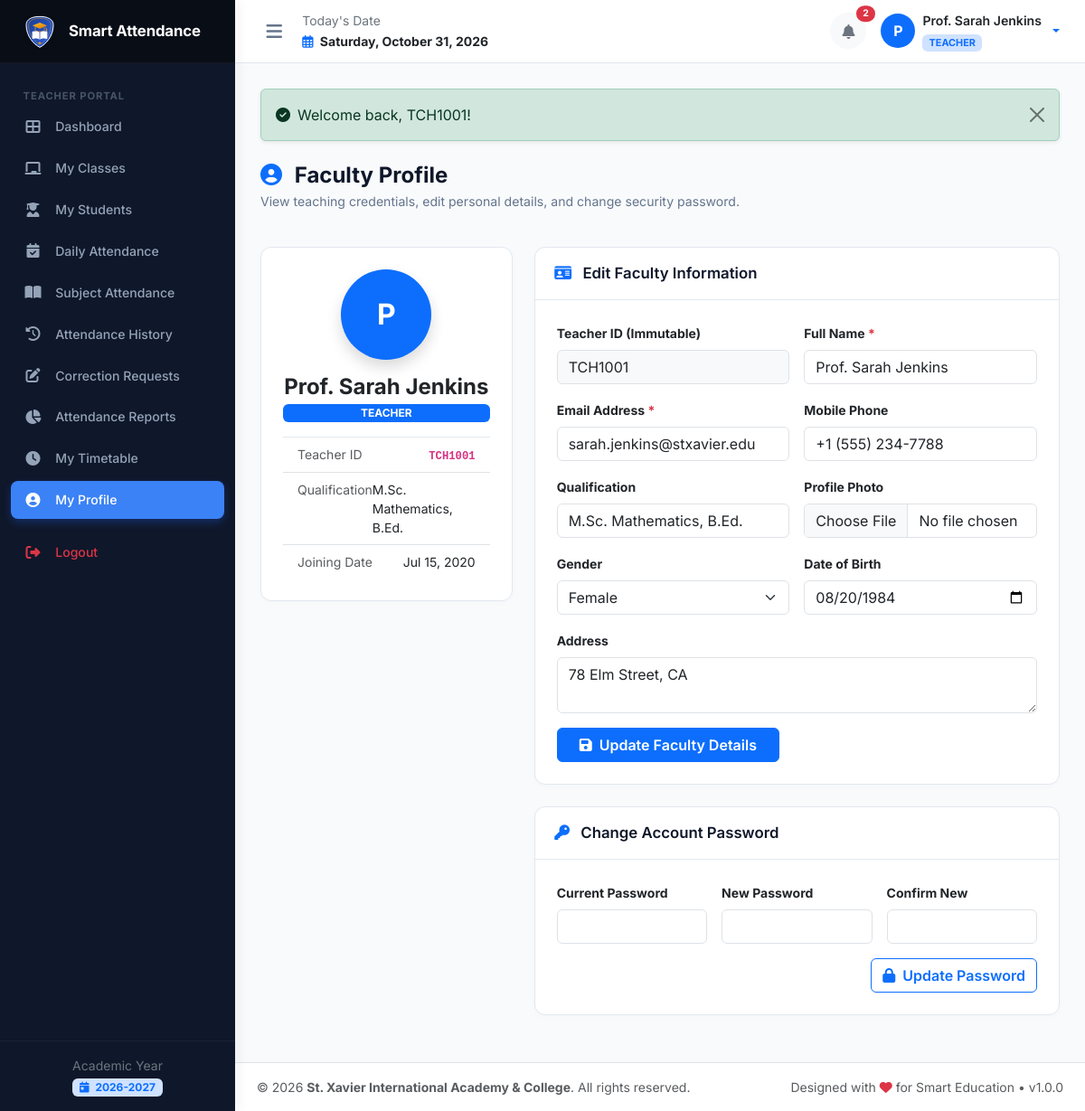
Screenshot of /teacher/profile.php (signed in) with the database file from the repository.
### tables this page shows
CREATE TABLE `academic_years` (
  `id` INT AUTO_INCREMENT PRIMARY KEY,
  `name` VARCHAR(50) NOT NULL UNIQUE,
  `start_date` DATE NOT NULL,
  `end_date` DATE NOT NULL,
  `is_current` TINYINT(1) NOT NULL DEFAULT 0,
  `status` ENUM('active', 'archived') NOT NULL DEFAULT 'active',
  `created_at` TIMESTAMP DEFAULT CURRENT_TIMESTAMP
);

CREATE TABLE `teachers` (
  `id` INT AUTO_INCREMENT PRIMARY KEY,
  `user_id` INT NOT NULL UNIQUE,
  `teacher_id` VARCHAR(50) NOT NULL UNIQUE,
  `full_name` VARCHAR(150) NOT NULL,
  `photo` VARCHAR(255) NULL,
  `dob` DATE NULL,
  `gender` ENUM('male', 'female', 'other') DEFAULT 'female',
  `email` VARCHAR(120) NULL,
  `mobile` VARCHAR(25) NULL,
  `qualification` VARCHAR(150) NULL,
  `address` TEXT NULL,
  `joining_date` DATE NULL,
  `created_at` TIMESTAMP DEFAULT CURRENT_TIMESTAMP,
  `updated_at` TIMESTAMP DEFAULT CURRENT_TIMESTAMP ON UPDATE CURRENT_TIMESTAMP,
  FOREIGN KEY (`user_id`) REFERENCES `users`(`id`) ON DELETE CASCADE
);

### teacher/profile.php (the view, shortened to what the rows shown need)
<?php
require_once __DIR__ . '/../includes/functions.php';
require_once __DIR__ . '/../includes/auth.php';
$pdo = get_db_connection();
$currentUserId = (int)$_SESSION['user']['id'];
$tStmt = $pdo->prepare("SELECT t.*, u.user_id, u.status, u.last_login
                        FROM teachers t
                        JOIN users u ON t.user_id = u.id
                        WHERE t.user_id = ?");
$tStmt->execute([$currentUserId]);
$profile = $tStmt->fetch();
require_once __DIR__ . '/../includes/header.php';
require_once __DIR__ . '/../includes/sidebar.php';
require_once __DIR__ . '/../includes/navbar.php';
?>
<div class="page-header">
  <div>
    <h1 class="page-title"><i class="fas fa-user-circle me-2 text-primary"></i> Faculty Profile</h1>
  </div>
</div>
<div class="row g-4">
  <div class="col-lg-4">
    <div class="card card-custom text-center p-4">
      <?php if (!empty($profile['photo'])): ?>
        <img src="<?= BASE_URL ?>/<?= e($profile['photo']) ?>" alt="Avatar" class="rounded-circle shadow mx-auto mb-3" style="width: 100px; height: 100px; object-fit: cover;">
      <?php else: ?>
        <div class="bg-primary text-white rounded-circle d-flex align-items-center justify-content-center mx-auto mb-3 shadow fs-2 fw-bold" style="width: 100px; height: 100px;">
          <?= strtoupper(substr($profile['full_name'] ?? 'T', 0, 1)) ?>
        </div>
      <?php endif; ?>
      <h4 class="fw-bold text-dark mb-1"><?= e($profile['full_name']) ?></h4>
      <div class="badge bg-primary text-uppercase px-3 py-1 mb-3">Teacher</div>
      <ul class="list-group list-group-flush text-start small">
        <li class="list-group-item d-flex justify-content-between">
          <strong><code><?= e($profile['teacher_id'] ?? $profile['user_id']) ?></code></strong>
        </li>
        <li class="list-group-item d-flex justify-content-between">
          <span class="text-muted">Qualification</span>
          <span><?= e($profile['qualification'] ?? '-') ?></span>
        </li>
        <li class="list-group-item d-flex justify-content-between">
          <span class="text-muted">Joining Date</span>
          <span><?= format_date($profile['joining_date']) ?></span>
        </li>
      </ul>
    </div>
  </div>
  <div class="col-lg-8">
    <div class="card card-custom mb-4">
      <div class="card-body p-4">
        <form method="POST" action="" enctype="multipart/form-data">
          <div class="row g-3 mb-3">
            <div class="col-md-6">
              <label class="form-label small fw-bold">Teacher ID (Immutable)</label>
              <input type="text" class="form-control bg-light" value="<?= e($profile['teacher_id'] ?? $profile['user_id']) ?>" readonly>
            </div>
            <div class="col-md-6">
              <label class="form-label small fw-bold">Full Name <span class="text-danger">*</span></label>
              <input type="text" name="full_name" class="form-control" value="<?= e($profile['full_name']) ?>" required>
            </div>
          </div>
          <div class="row g-3 mb-3">
            <div class="col-md-6">
              <label class="form-label small fw-bold">Email Address <span class="text-danger">*</span></label>
              <input type="email" name="email" class="form-control" value="<?= e($profile['email']) ?>" required>
            </div>
            <div class="col-md-6">
              <label class="form-label small fw-bold">Mobile Phone</label>
              <input type="tel" name="mobile" class="form-control" value="<?= e($profile['mobile']) ?>">
            </div>
          </div>
          <div class="row g-3 mb-3">
            <div class="col-md-6">
              <label class="form-label small fw-bold">Qualification</label>
              <input type="text" name="qualification" class="form-control" value="<?= e($profile['qualification'] ?? '') ?>">
            </div>
          </div>
          <div class="row g-3 mb-3">
            <div class="col-md-6">
              <label class="form-label small fw-bold">Gender</label>
              <select name="gender" class="form-select">
                <option value="female" <?= ($profile['gender'] === 'female') ? 'selected' : '' ?>>Female</option>
              </select>
            </div>
            <div class="col-md-6">
              <label class="form-label small fw-bold">Date of Birth</label>
              <input type="date" name="dob" class="form-control" value="<?= e($profile['dob'] ?? '') ?>">
            </div>
          </div>
          <div class="mb-3">
            <label class="form-label small fw-bold">Address</label>
            <textarea name="address" class="form-control" rows="2"><?= e($profile['address']) ?></textarea>
          </div>
        </form>
      </div>
    </div>
  </div>
</div>
<?php require_once __DIR__ . '/../includes/footer.php'; ?>

### includes/sidebar.php (shortened to what the rows shown need)
<aside class="app-sidebar" id="appSidebar">
  <div class="sidebar-footer text-center">
    <small class="text-secondary d-block">Academic Year</small>
    <span class="badge bg-primary-subtle text-primary mt-1">
      <i class="fas fa-calendar-day me-1"></i> <?= e(get_active_academic_year()['name'] ?? '2026-2027') ?>
    </span>
  </div>
</aside>

### includes/navbar.php (shortened to what the rows shown need)
<?php
$user = current_user();
?>
<div class="app-main">
  <header class="app-navbar no-print">
    <div class="d-flex align-items-center gap-3">
      <div class="dropdown">
        <a href="#" class="d-flex align-items-center gap-2 text-decoration-none dropdown-toggle user-profile-menu" data-bs-toggle="dropdown" aria-expanded="false">
          <?php if (!empty($user['photo'])): ?>
            <img src="<?= BASE_URL ?>/<?= e($user['photo']) ?>" alt="Avatar">
          <?php else: ?>
            <div class="bg-primary text-white rounded-circle d-flex align-items-center justify-content-center fw-bold" style="width: 38px; height: 38px;">
              <?= strtoupper(substr($user['full_name'] ?? 'U', 0, 1)) ?>
            </div>
          <?php endif; ?>
          <div class="d-none d-sm-block text-start">
            <div class="fw-semibold text-dark text-truncate" style="max-width: 140px; font-size: 0.88rem;"><?= e($user['full_name'] ?? 'User') ?></div>
            <span class="badge bg-primary-subtle text-primary text-uppercase" style="font-size: 0.68rem;"><?= e($user['role'] ?? 'guest') ?></span>
          </div>
        </a>
      </div>
    </div>
  </header>
  <main class="app-content">

### rows the page displays
academic_years: name "2026-2027"
teachers: full_name "P", full_name "Prof. Sarah Jenkins", teacher "TCH1001", qualification "M.Sc. Mathematics, B.Ed.", joining_date "Jul 15, 2020", email "sarah.jenkins@stxavier.edu", mobile "+1 (555) 234-7788", gender "Female", dob "08/20/1984", address "78 Elm Street, CA"

### other values shown
$unreadCount "2"
$user['role'] "TEACHER"
$msg['message'] "Welcome back, TCH1001!"
$schoolName "St. Xavier International Academy & College"
APP_VERSION "1.0.0"
